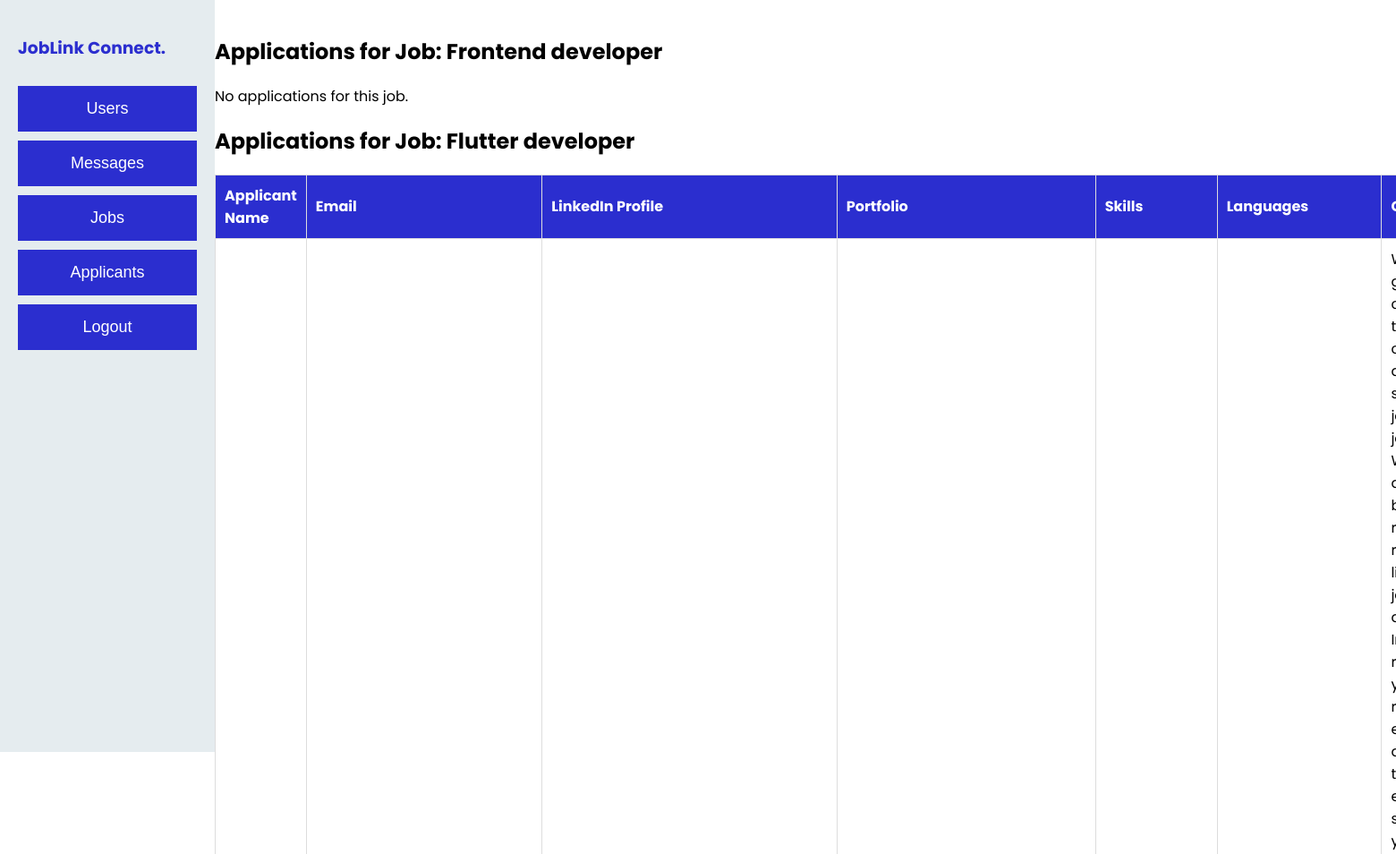
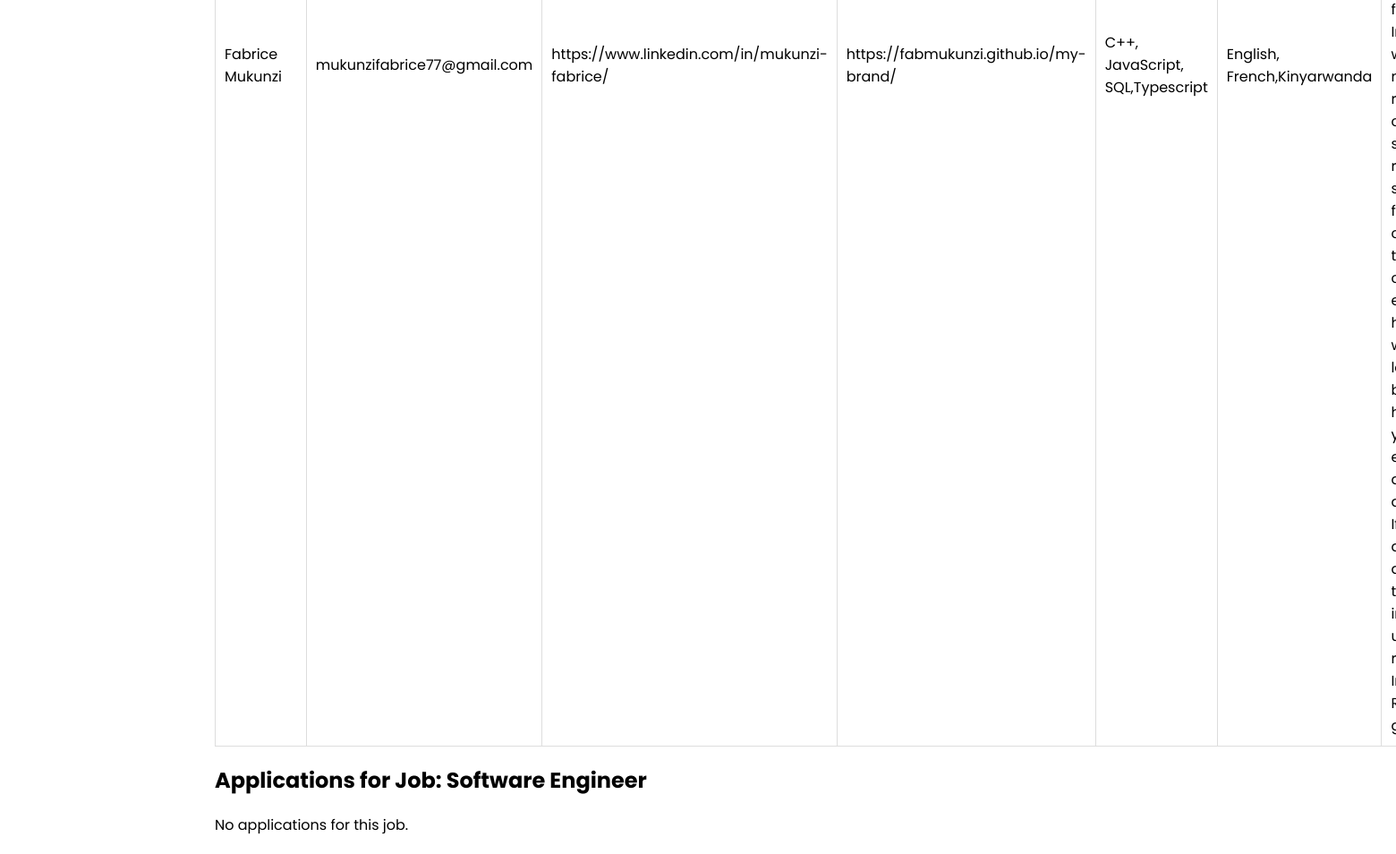
The page /dashboard/applicants.php (signed in) on the database its author committed (2 pictures, top to bottom).
### tables this page shows
CREATE TABLE `jobs` (
  `id` int(11) NOT NULL,
  `title` varchar(300) NOT NULL,
  `description` text NOT NULL,
  `createdAt` varchar(20) NOT NULL,
  `flyer` text NOT NULL,
  `employer` int(11) NOT NULL,
  `salary` int(11) NOT NULL,
  `type` varchar(100) NOT NULL,
  `xperience` varchar(255) NOT NULL,
  `deadline` varchar(255) NOT NULL
);

CREATE TABLE `applications` (
  `id` int(11) NOT NULL,
  `user_id` int(11) NOT NULL,
  `job_id` int(11) NOT NULL,
  `resume` varchar(255) NOT NULL,
  `cover_letter` text NOT NULL,
  `linkedin_profile` varchar(255) DEFAULT NULL,
  `portfolio` varchar(255) DEFAULT NULL,
  `skills` varchar(255) NOT NULL,
  `languages` varchar(255) DEFAULT NULL,
  `application_date` timestamp NOT NULL DEFAULT current_timestamp()
);

CREATE TABLE `users` (
  `id` int(11) NOT NULL,
  `email` varchar(255) NOT NULL,
  `names` varchar(255) NOT NULL,
  `password` varchar(255) NOT NULL,
  `avatar` text NOT NULL,
  `createdAt` text NOT NULL,
  `role` varchar(50) NOT NULL
);

### dashboard/applicants.php (the view, shortened to what this page needs)
<?php
include('../connect.php');
?>
<!DOCTYPE html>
<html lang="en">
<head>
    <link rel="stylesheet" href="./styles.css">
</head>
<body>
    <?php
    include('./sidebar.php');
    ?>
    <div class="side-data">
    <?php
if (isset($_SESSION['user_id'])) {
    $user_id = $_SESSION['user_id'];
    $jobs_query = "SELECT * FROM jobs WHERE employer = '$user_id'";
    $jobs_result = $conn->query($jobs_query);
    if ($jobs_result->num_rows > 0) {
        while ($job_row = $jobs_result->fetch_assoc()) {
            $job_id = $job_row['id'];
            $job_name = $job_row['title'];
            $applications_query = "SELECT a.*, u.names, u.email
                                   FROM applications a
                                   INNER JOIN users u ON a.user_id = u.id
                                   WHERE a.job_id = '$job_id'";
            $applications_result = $conn->query($applications_query);
            echo "<h2>Applications for Job: $job_name</h2>";
            if ($applications_result->num_rows > 0) {
                echo "<table border='1'>";
                echo "<tr>
                        <th>Applicant Name</th>
                        <th>Email</th>
                        <th>LinkedIn Profile</th>
                        <th>Portfolio</th>
                        <th>Skills</th>
                        <th>Languages</th>
                        <th>Cover Letter</th>
                        <th>Resume</th>
                        <th>Actions</th>
                    </tr>";
                while ($application_row = $applications_result->fetch_assoc()) {
                    echo "<tr>";
                    echo "<td>" . $application_row['names'] . "</td>";
                    echo "<td>" . $application_row['email'] . "</td>";
                    echo "<td>" . $application_row['linkedin_profile'] . "</td>";
                    echo "<td>" . $application_row['portfolio'] . "</td>";
                    echo "<td>" . $application_row['skills'] . "</td>";
                    echo "<td>" . $application_row['languages'] . "</td>";
                    echo "<td>".$application_row['cover_letter']."</td>";
                    echo "</tr>";
                }
                echo "</table>";
            } else {
                echo "No applications for this job.";
            }
        }
    } else {
        echo "No jobs created by this user.";
    }
} else {
    echo "User not logged in.";
}
?>
    </div>
</body>
</html>

### dashboard/styles.css (style rules this page uses)
html, body { margin: 0; padding: 0; font-family: 'Poppins'; }
.side-data { margin-left: 220px; padding: 20px; }
table { width: 100%; border-collapse: collapse; margin-top: 20px; }
table, th, td { border: 1px solid #ddd; }
th, td { padding: 10px; text-align: left; }
th { background-color: #2b2ecf; color: white; }

### rows shown on the page
jobs: title "Frontend developer", shows "No applications for this job."
jobs: title "Flutter developer"
applications: user.names "Fabrice Mukunzi", user.email "mukunzifabrice77@gmail.com", linkedin_profile "https://www.linkedin.com/in/mukunzi-fabrice/", portfolio "https://fabmukunzi.github.io/my-brand/", skills "C++, JavaScript, SQL,Typescript", languages "English, French,Kinyarwanda"
jobs: title "Software Engineer", shows "No applications for this job."
